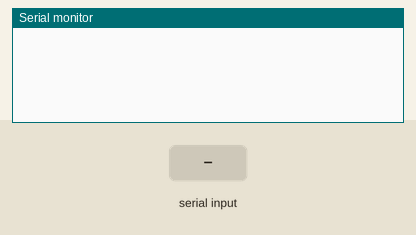
Recording of a sketch running on a simulated Arduino Uno, built with avr-gcc and run on an emulated ATmega328P. Shown: the last lines printed to the serial monitor. The inputs (shaded band) are chosen by the test bench.

Above: at 1.2 s.
1.3 s: "1\n" received over Serial
At 1.9 s:
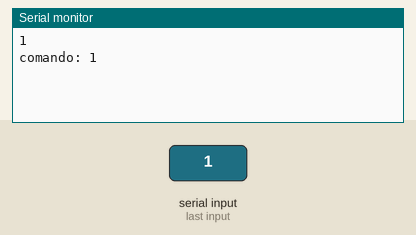
2.8 s: "0\n" received over Serial
At 4.3 s:
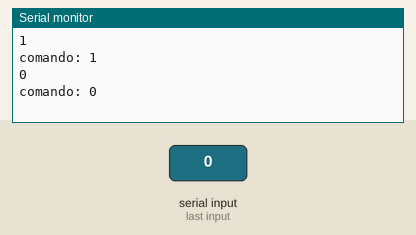

The sketch:

command_parser.ino
```cpp
#define MAX_CMD_SIZE 30
String cmd; // string en el que se guardara todo el comando
char c; // caracter auxiliar para manejar las lecturas del puerto serial
uint8_t cmd_complete; // bandera para indicar el fin de lectura en cmd
uint8_t i; // variable auxiliar
int8_t index; // posicion en la que se encuentra el delimitador
int8_t last_index; // posicion en la que se encuentra el anterior delimitador

#define MAX_COMANDO_SIZE 10
String comando; // nombre del comando reconocido

#define MAX_ARGS 3
String argumentos[MAX_ARGS]; // argumentos del comando reconocidos

// asigna una cadena vacia a todos los elementos del array argumentos
// llamado siempre antes de reconocer un nuevo comando
void clearArgumentos(void) {
  for(i = 0; i < MAX_ARGS; i++) {
    argumentos[i] = "";
  }
}

void setup() {
  // put your setup code here, to run once:
  // configuramos el puerto serial a una velocidad de 115200 buadios
  Serial.begin(115200);
  // esperamos a que se abra un puerto
  while(!Serial);

  // reservamos con un espacio lo suficientemente grande para evitar la fragmentacion de memoria
  // cmd.reserve(MAX_CMD_SIZE);

  cmd = "";
  cmd_complete = 0;

  // comando.reserve(MAX_COMANDO_SIZE);

  clearArgumentos();
}

void loop() {
  // put your main code here, to run repeatedly:

  // comenzamos a recibir un comando
  while(Serial.available() > 0) { // Serial.available() retorna -1 si no se esta recibiendo nada por el puerto serial.
    c = Serial.read(); // almacenamos momentanemente el caracter recibido en el puerto serial
    switch(c) {
      // utilizamos \r y \n como caracteres que indican el fin del comando
      case '\r':
      case '\n':
        if (cmd != "") { // verificamos que hayamos recibido por lo menos algo (sin esto da errores cuando recibimos ambos \r y \n)
          cmd_complete = 1;
        }
        break;
      default:
        cmd += c; // añadimos el carcter leido al comando
        break;
    }
    if(cmd_complete) { // procesamos el comando
      cmd_complete = 0; // reseteamos la bandera
      cmd.trim(); // quitamos espacios en blanco sobrantes
      cmd += ' '; // requerido para detectar el ultimo argumento
      Serial.println(cmd);
      index = cmd.indexOf(' '); // buscamos el primer delimitador (un espacio en blanco para este ejemplo)
      if(index > 0) {
        comando = cmd.substring(0, index);  // todo lo que esta desde el inicio de cmd hasta el primer delimitador es
                                            // el nombre del comando
        Serial.print("comando: ");
        Serial.println(comando);
        i = 0;
        while(i < MAX_ARGS) {
          last_index = index + 1;  //nuestra siguiente busqueda debe comenzar despues del delimitador
          index = cmd.indexOf(' ', last_index); // buscamos el siguiente delimitador
          if(index > 0) {
            argumentos[i] = cmd.substring(last_index, index); // la cadena encerrada entre last_index e index es un argumento
            Serial.print("argumento ");
            Serial.print(i);
            Serial.print(": ");
            Serial.println(argumentos[i]);
            i++;
          }
          else {  // si no se encuentran mas argumentos, salimos del while
            i = MAX_ARGS;
          }
        }
      }

      // limpiamos el comando recibido, el nombre y los argumentos
      cmd = "";
      comando = "";
      clearArgumentos();
    }
  }
}
```

Measured:
- after the input at 1.3 s, the serial monitor: prints a new line at once (image 1)
- after the input at 2.8 s, the serial monitor: prints a new line at once (image 2)
